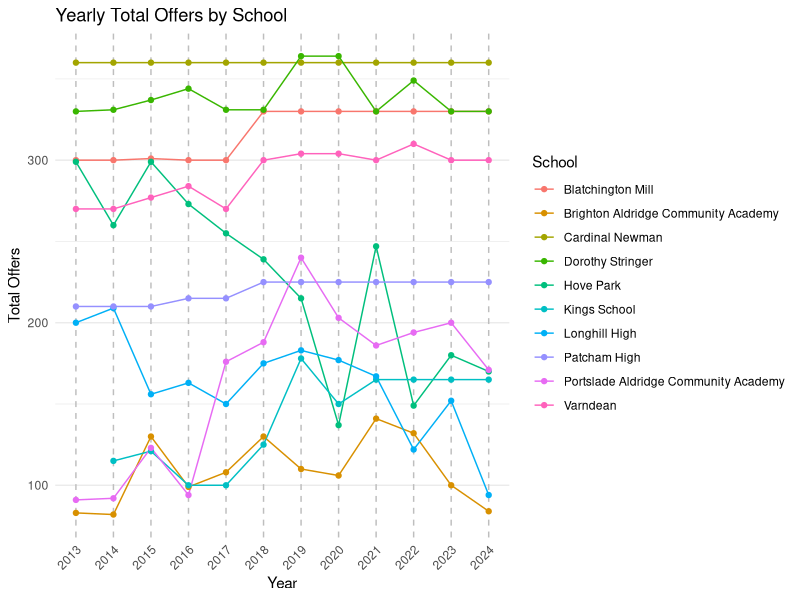
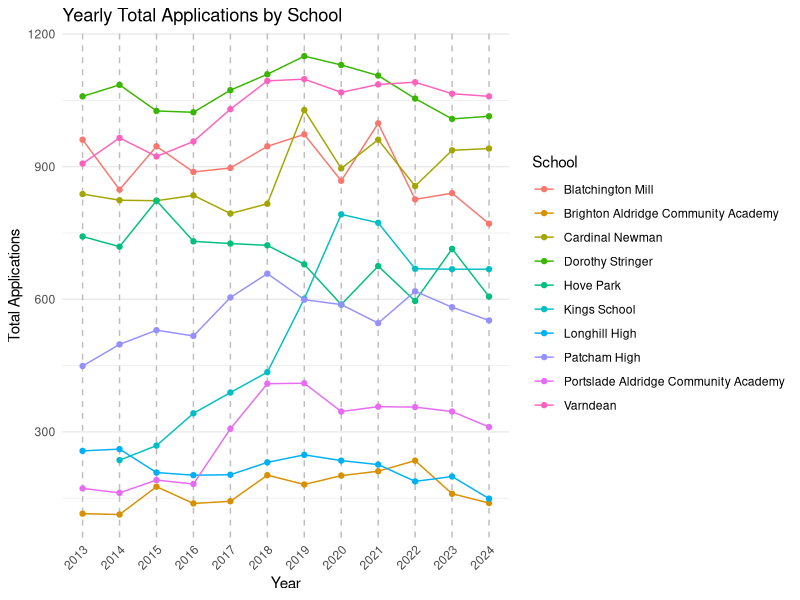
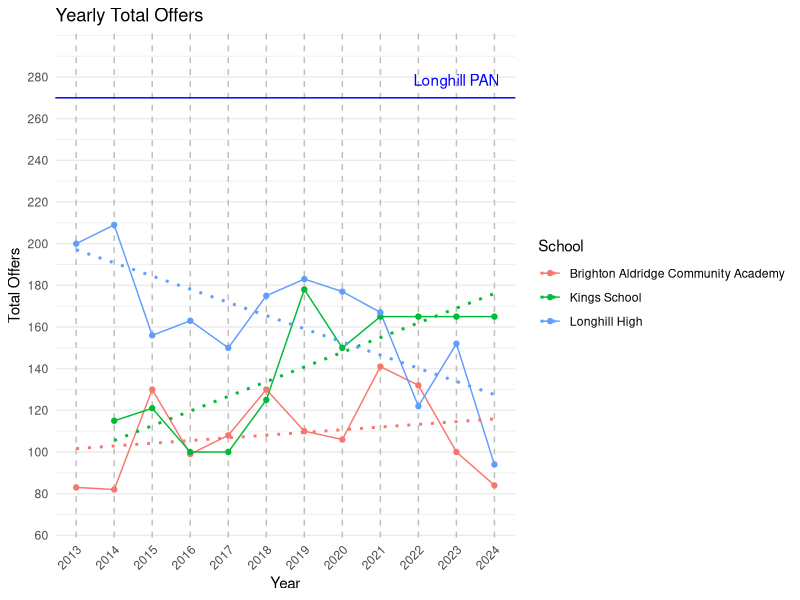
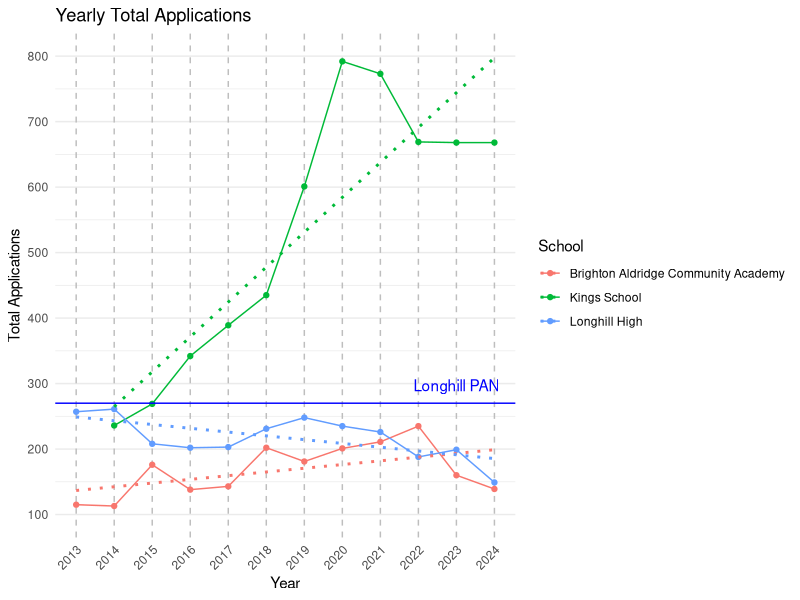
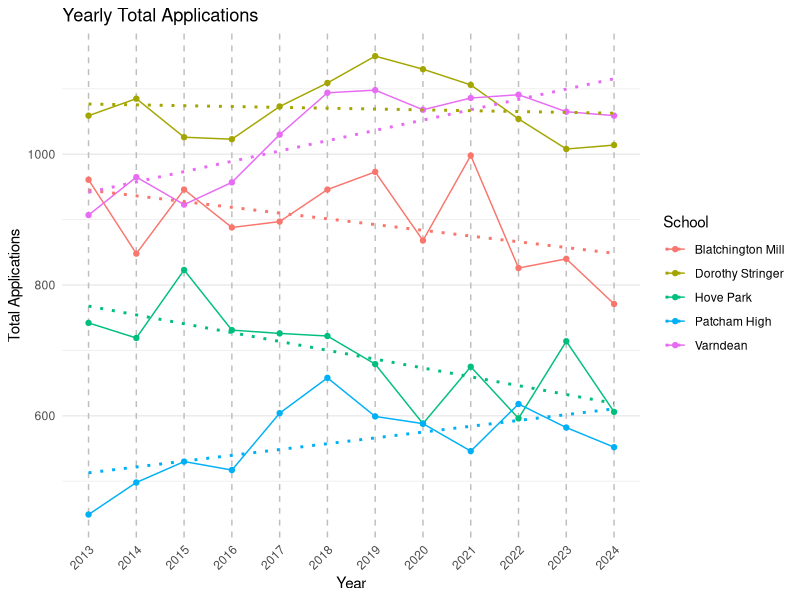
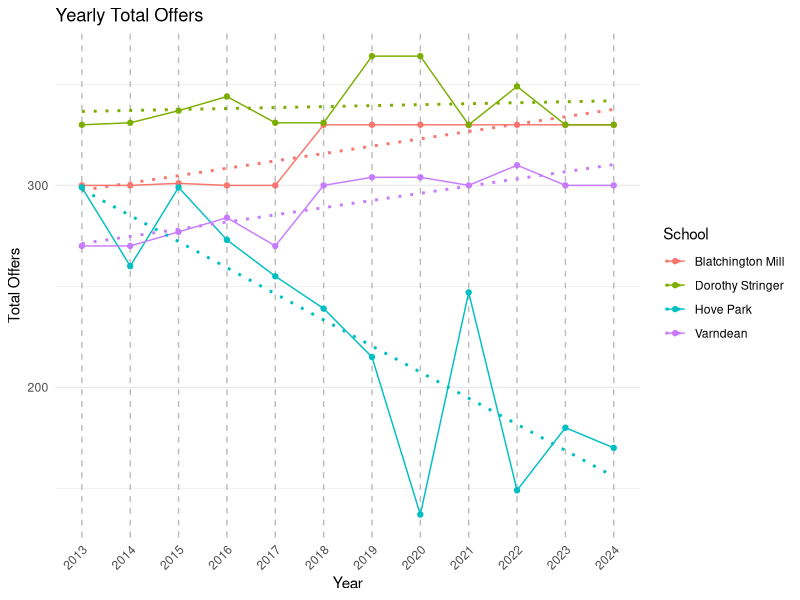

Recreate these plots in R, in order.
## ---- chunk 1
# Load necessary libraries
library(dplyr)
library(tidyr)
library(knitr)

# Create the data frame for Year 7 admissions 2025
yr_7_admissions_2025 <- data.frame(
  School = c("Blatchington Mill", "Brighton Aldridge Community Academy", "Cardinal Newman", "Dorothy Stringer",
             "Hove Park", "Kings School", "Longhill High", "Patcham High", "Portslade Aldridge Community Academy", 
             "Varndean", "Total"),
  No_1st_pref = c("258 (244)", "83 (83)", "523 (349)", "215 (186)", "130 (130)", "252 (170)", 
                            "74 (74)", "166 (166)", "175 (175)", "427 (284)", "2303 (1861)"),
  No_2nd_pref = c("273 (61)", "37 (5)", "239 (11)", "479 (127)", "242 (27)", "280 (10)", 
                            "39 (17)", "74 (18)", "87 (12)", "390 (13)", "2140 (301)"),
  No_3rd_pref = c("303 (25)", "33 (1)", "319 (0)", "228 (17)", "274 (14)", "219 (0)", 
                            "36 (1)", "235 (18)", "70 (3)", "192 (3)", "1911 (87)"),
  Total = c("834 (330)", "153 (89)", "1081 (360)", "922 (330)", "646 (171)", "751 (180*)", 
            "151 (97)", "475 (202)", "332 (190)", "1009 (300)", "6354 (2249)")
)

# Separate numbers and actual values in brackets into their own columns
yr_7_admissions_2025 <- yr_7_admissions_2025 %>%
  separate(No_1st_pref, into = c("No_1st_pref", "No_1st_pref_offer"), sep = " \\(", convert = TRUE) %>%
  separate(No_2nd_pref, into = c("No_2nd_pref", "No_2nd_pref_offer"), sep = " \\(", convert = TRUE) %>%
  separate(No_3rd_pref, into = c("No_3rd_pref", "No_3rd_pref_offer"), sep = " \\(", convert = TRUE) %>%
  separate(Total, into = c("Total", "Total_offer"), sep = " \\(", convert = TRUE)

# Remove closing parenthesis from actual values
yr_7_admissions_2025 <- yr_7_admissions_2025 %>%
  mutate(
    No_1st_pref_offer = as.numeric(gsub("\\)", "", No_1st_pref_offer)),
    No_2nd_pref_offer = as.numeric(gsub("\\)", "", No_2nd_pref_offer)),
    No_3rd_pref_offer = as.numeric(gsub("\\)", "", No_3rd_pref_offer)),
    Total_offer = as.numeric(gsub("\\)", "", Total_offer))
  )

# Create kable table
kable(yr_7_admissions_2025, caption = "Allocation Factsheet Year 7 Places September 2025")

## ---- chunk 2
library(dplyr)
library(tidyr)
library(knitr)

# Create the original data frame
yr_7_admissions_2024 <- data.frame(
  School = c("Blatchington Mill", "Brighton Aldridge Community Academy", "Cardinal Newman", "Dorothy Stringer",
             "Hove Park", "Kings School", "Longhill High", "Patcham High", "Portslade Aldridge Community Academy", 
             "Varndean", "Total"),
  No_1st_pref = c("279 (243)", "73 (73)", "466 (347)", "234 (199)", "110 (110)", "242 (159)", 
                            "80 (80)", "210 (182)", "129 (129)", "456 (293)", "2279 (1815)"),
  No_2nd_pref = c("268 (69)", "27 (6)", "203 (12)", "518 (111)", "252 (41)", "224 (6)", 
                            "30 (9)", "89 (23)", "105 (38)", "394 (7)", "2110 (322)"),
  No_3rd_pref = c("224 (18)", "39 (5)", "272 (1)", "262 (20)", "244 (19)", "202 (0)", 
                            "39 (5)", "253 (20)", "77 (4)", "209 (0)", "1821 (92)"),
  Total = c("771 (330)", "139 (84)", "941 (360)", "1014 (330)", "606 (170)", "668 (165)", 
            "149 (94)", "552 (225)", "311 (171)", "1059 (300)", "6210 (2259)")
)

# Separate numbers and actual values in brackets into their own columns
yr_7_admissions_2024 <- yr_7_admissions_2024 %>%
  separate(No_1st_pref, into = c("No_1st_pref", "No_1st_pref_offer"), sep = " \\(", convert = TRUE) %>%
  separate(No_2nd_pref, into = c("No_2nd_pref", "No_2nd_pref_offer"), sep = " \\(", convert = TRUE) %>%
  separate(No_3rd_pref, into = c("No_3rd_pref", "No_3rd_pref_offer"), sep = " \\(", convert = TRUE) %>%
  separate(Total, into = c("Total", "Total_offer"), sep = " \\(", convert = TRUE)

# Remove closing parenthesis from actual values
yr_7_admissions_2024 <- yr_7_admissions_2024 %>%
  mutate(
    No_1st_pref_offer = as.numeric(gsub("\\)", "", No_1st_pref_offer)),
    No_2nd_pref_offer = as.numeric(gsub("\\)", "", No_2nd_pref_offer)),
    No_3rd_pref_offer = as.numeric(gsub("\\)", "", No_3rd_pref_offer)),
    Total_offer = as.numeric(gsub("\\)", "", Total_offer))
  )

# Create kable table
kable(yr_7_admissions_2024, caption = "Allocation Factsheet Year 7 Places September 2024")

## ---- chunk 3
library(dplyr)
library(tidyr)
library(knitr)

# Create the original data frame
yr_7_admissions_2023 <- data.frame(
  School = c("Blatchington Mill", "Brighton Aldridge Community Academy", "Cardinal Newman", "Dorothy Stringer",
             "Hove Park", "Kings School", "Longhill", "Patcham High", "Portslade Aldridge Community Academy", 
             "Varndean", "Total"),
  No_1st_pref = c("300 (260)", "92 (92)", "451 (351)", "260 (242)", "158 (132)", "241 (162)", 
                            "134 (134)", "203 (196)", "154 (154)", "409 (292)", "2402 (2015)"),
  No_2nd_pref = c("309 (61)", "34 (5)", "189 (9)", "516 (81)", "298 (40)", "229 (3)", 
                            "38 (14)", "87 (17)", "79 (26)", "423 (8)", "2202 (264)"),
  No_3rd_pref = c("231 (9)", "34 (3)", "297 (0)", "232 (7)", "258 (8)", "198 (0)", 
                            "27 (4)", "292 (12)", "113 (20)", "233 (0)", "1915 (63)"),
  Total = c("840 (330)", "160 (100)", "937 (360)", "1008 (330)", "714 (180)", "668 (165)", 
            "199 (152)", "582 (225)", "346 (200)", "1065 (300)", "6789 (2407)")
)

# Separate numbers and actual values in brackets into their own columns
yr_7_admissions_2023 <- yr_7_admissions_2023 %>%
  separate(No_1st_pref, into = c("No_1st_pref", "No_1st_pref_offer"), sep = " \\(", convert = TRUE) %>%
  separate(No_2nd_pref, into = c("No_2nd_pref", "No_2nd_pref_offer"), sep = " \\(", convert = TRUE) %>%
  separate(No_3rd_pref, into = c("No_3rd_pref", "No_3rd_pref_offer"), sep = " \\(", convert = TRUE) %>%
  separate(Total, into = c("Total", "Total_offer"), sep = " \\(", convert = TRUE)

# Remove closing parenthesis from actual values
yr_7_admissions_2023 <- yr_7_admissions_2023 %>%
  mutate(
    No_1st_pref_offer = as.numeric(gsub("\\)", "", No_1st_pref_offer)),
    No_2nd_pref_offer = as.numeric(gsub("\\)", "", No_2nd_pref_offer)),
    No_3rd_pref_offer = as.numeric(gsub("\\)", "", No_3rd_pref_offer)),
    Total_offer = as.numeric(gsub("\\)", "", Total_offer))
  )

# Create kable table
kable(yr_7_admissions_2023, caption = "Allocation Factsheet Year 7 Places September 2023")


## ---- chunk 4
library(dplyr)
library(tidyr)
library(knitr)

# Create the original data frame
yr_7_admissions_2022 <- data.frame(
  School = c("Blatchington Mill", "Brighton Aldridge Community Academy", "Cardinal Newman", "Dorothy Stringer",
             "Hove Park", "Kings School", "Longhill", "Patcham High", "Portslade Aldridge Community Academy", 
             "Varndean", "Total"),
  No_1st_pref = c("292 (270)", "121 (121)", "381 (342)", "291 (258)", "115 (115)", "232 (160)", 
                            "104 (104)", "218 (197)", "166 (166)", "444 (303)", "2364 (2034)"),
  No_2nd_pref = c("299 (50)", "37 (8)", "182 (16)", "537 (87)", "246 (24)", "234 (3)", 
                            "39 (10)", "80 (12)", "106 (26)", "435 (6)", "2195 (245)"),
  No_3rd_pref = c("235 (10)", "77 (3)", "293 (2)", "226 (4)", "235 (10)", "203 (2)", 
                            "45 (8)", "320 (16)", "84 (2)", "212 (1)", "1930 (57)"),
  Total = c("826 (330)", "235 (132)", "856 (360)", "1054 (349)", "596 (149)", "669 (165)", 
            "188 (122)", "618 (225)", "356 (194)", "1091 (310)", "6789 (2407)")
)

# Separate numbers and actual values in brackets into their own columns
yr_7_admissions_2022 <- yr_7_admissions_2022 %>%
  separate(No_1st_pref, into = c("No_1st_pref", "No_1st_pref_offer"), sep = " \\(", convert = TRUE) %>%
  separate(No_2nd_pref, into = c("No_2nd_pref", "No_2nd_pref_offer"), sep = " \\(", convert = TRUE) %>%
  separate(No_3rd_pref, into = c("No_3rd_pref", "No_3rd_pref_offer"), sep = " \\(", convert = TRUE) %>%
  separate(Total, into = c("Total", "Total_offer"), sep = " \\(", convert = TRUE)

# Remove closing parenthesis from actual values
yr_7_admissions_2022 <- yr_7_admissions_2022 %>%
  mutate(
    No_1st_pref_offer = as.numeric(gsub("\\)", "", No_1st_pref_offer)),
    No_2nd_pref_offer = as.numeric(gsub("\\)", "", No_2nd_pref_offer)),
    No_3rd_pref_offer = as.numeric(gsub("\\)", "", No_3rd_pref_offer)),
    Total_offer = as.numeric(gsub("\\)", "", Total_offer))
  )

# Create kable table
kable(yr_7_admissions_2022, caption = "Allocation Factsheet Year 7 Places September 2022")

## ---- chunk 5
library(dplyr)
library(tidyr)
library(knitr)

# Create the original data frame
yr_7_admissions_2021 <- data.frame(
  School = c("Blatchington Mill", "Brighton Aldridge Community Academy", "Cardinal Newman", "Dorothy Stringer",
             "Hove Park", "Kings School", "Longhill", "Patcham High", "Portslade Aldridge Community Academy", 
             "Varndean", "Total"),
  No_1st_pref = c("400 (284)", "116 (116)", "414 (340)", "386 (306)", "116 (116)", "235 (150)", 
                            "145 (145)", "211 (193)", "165 (165)", "386 (296)", "2574 (2111)"),
  No_2nd_pref = c("320 (40)", "46 (9)", "226 (18)", "493 (23)", "310 (101)", "258 (14)", 
                            "35 (12)", "83 (15)", "90 (16)", "492 (4)", "2353 (252)"),
  No_3rd_pref = c("278 (6)", "49 (16)", "321 (2)", "227 (1)", "249 (30)", "280 (1)", 
                            "46 (10)", "252 (17)", "102 (5)", "208 (0)", "2012 (88)"),
  Total = c("998 (330)", "211 (141)", "961 (360)", "1106 (330)", "675 (247)", "773 (165)", 
            "226 (167)", "546 (225)", "357 (186)", "1086 (300)", "6939 (2501)")
)

# Separate numbers and actual values in brackets into their own columns
yr_7_admissions_2021 <- yr_7_admissions_2021 %>%
  separate(No_1st_pref, into = c("No_1st_pref", "No_1st_pref_offer"), sep = " \\(", convert = TRUE) %>%
  separate(No_2nd_pref, into = c("No_2nd_pref", "No_2nd_pref_offer"), sep = " \\(", convert = TRUE) %>%
  separate(No_3rd_pref, into = c("No_3rd_pref", "No_3rd_pref_offer"), sep = " \\(", convert = TRUE) %>%
  separate(Total, into = c("Total", "Total_offer"), sep = " \\(", convert = TRUE)

# Remove closing parenthesis from actual values
yr_7_admissions_2021 <- yr_7_admissions_2021 %>%
  mutate(
    No_1st_pref_offer = as.numeric(gsub("\\)", "", No_1st_pref_offer)),
    No_2nd_pref_offer = as.numeric(gsub("\\)", "", No_2nd_pref_offer)),
    No_3rd_pref_offer = as.numeric(gsub("\\)", "", No_3rd_pref_offer)),
    Total_offer = as.numeric(gsub("\\)", "", Total_offer))
  )

# Create kable table
kable(yr_7_admissions_2021, caption = "Allocation Factsheet Year 7 Places September 2021")

## ---- chunk 6
library(dplyr)
library(tidyr)
library(knitr)

# Create the original data frame for 2020
yr_7_admissions_2020 <- data.frame(
  School = c("Blatchington Mill", "Brighton Aldridge Community Academy", "Cardinal Newman", "Dorothy Stringer",
             "Hove Park", "Kings School", "Longhill", "Patcham High", "Portslade Aldridge Community Academy", 
             "Varndean", "Total"),
  No_1st_preferences = c("350 (279)", "89 (89)", "349 (311)", "438 (357)", "80 (80)", "253 (145)", 
                         "159 (159)", "219 (206)", "174 (174)", "307 (268)", "2418 (2068)"),
  No_2nd_preferences = c("281 (45)", "50 (7)", "221 (39)", "489 (7)", "227 (33)", "282 (5)", 
                         "38 (11)", "65 (11)", "95 (21)", "530 (36)", "2278 (215)"),
  No_3rd_preferences = c("237 (6)", "62 (10)", "326 (10)", "203 (0)", "281 (24)", "257 (0)", 
                         "38 (7)", "304 (8)", "77 (8)", "231 (0)", "2016 (73)"),
  Total = c("868 (330)", "201 (106)", "896 (360)", "1130 (364)", "588 (137)", "792 (150)", 
            "235 (177)", "588 (225)", "346 (203)", "1068 (304)", "")
)

# Separate numbers and actual values in brackets into their own columns with new names
yr_7_admissions_2020 <- yr_7_admissions_2020 %>%
  separate(No_1st_preferences, into = c("No_1st_pref", "No_1st_pref_offer"), sep = " \\(", convert = TRUE) %>%
  separate(No_2nd_preferences, into = c("No_2nd_pref", "No_2nd_pref_offer"), sep = " \\(", convert = TRUE) %>%
  separate(No_3rd_preferences, into = c("No_3rd_pref", "No_3rd_pref_offer"), sep = " \\(", convert = TRUE) %>%
  separate(Total, into = c("Total", "Total_offer"), sep = " \\(", convert = TRUE)

# Remove closing parenthesis from actual values
yr_7_admissions_2020 <- yr_7_admissions_2020 %>%
  mutate(
    No_1st_pref_offer = as.numeric(gsub("\\)", "", No_1st_pref_offer)),
    No_2nd_pref_offer = as.numeric(gsub("\\)", "", No_2nd_pref_offer)),
    No_3rd_pref_offer = as.numeric(gsub("\\)", "", No_3rd_pref_offer)),
    Total_offer = as.numeric(gsub("\\)", "", Total_offer))
  )

# Create kable table
kable(yr_7_admissions_2020, caption = "Allocation Factsheet Year 7 Places September 2020")


## ---- chunk 7
library(dplyr)
library(tidyr)
library(knitr)

# Create the original data frame for 2019
yr_7_admissions_2019 <- data.frame(
  School = c("Blatchington Mill", "Brighton Aldridge Community Academy", "Cardinal Newman", "Dorothy Stringer",
             "Hove Park", "Kings School", "Longhill", "Patcham High", "Portslade Aldridge Community Academy", 
             "Varndean", "Total"),
  No_1st_preferences = c("373 (282)", "92 (92)", "465 (340)", "447 (355)", "119 (119)", "188 (157)", 
                         "153 (152)", "217 (190)", "168 (164)", "304 (251)", "2526 (2102)"),
  No_2nd_preferences = c("344 (37)", "40 (11)", "219 (14)", "470 (9)", "289 (62)", "209 (17)", 
                         "33 (16)", "83 (19)", "106 (49)", "537 (47)", "2330 (281)"),
  No_3rd_preferences = c("256 (11)", "49 (7)", "344 (6)", "233 (0)", "271 (34)", "204 (4)", 
                         "62 (15)", "299 (16)", "136 (27)", "257 (6)", "2111 (126)"),
  Total = c("973 (330)", "181 (110)", "1028 (360)", "1150 (364)", "679 (215)", "601 (178)", 
            "248 (183)", "599 (225)", "410 (240)", "1098 (304)", "6967 (2509)")
)

# Separate numbers and actual values in brackets into their own columns with new names
yr_7_admissions_2019 <- yr_7_admissions_2019 %>%
  separate(No_1st_preferences, into = c("No_1st_pref", "No_1st_pref_offer"), sep = " \\(", convert = TRUE) %>%
  separate(No_2nd_preferences, into = c("No_2nd_pref", "No_2nd_pref_offer"), sep = " \\(", convert = TRUE) %>%
  separate(No_3rd_preferences, into = c("No_3rd_pref", "No_3rd_pref_offer"), sep = " \\(", convert = TRUE) %>%
  separate(Total, into = c("Total", "Total_offer"), sep = " \\(", convert = TRUE)

# Remove closing parenthesis from actual values
yr_7_admissions_2019 <- yr_7_admissions_2019 %>%
  mutate(
    No_1st_pref_offer = as.numeric(gsub("\\)", "", No_1st_pref_offer)),
    No_2nd_pref_offer = as.numeric(gsub("\\)", "", No_2nd_pref_offer)),
    No_3rd_pref_offer = as.numeric(gsub("\\)", "", No_3rd_pref_offer)),
    Total_offer = as.numeric(gsub("\\)", "", Total_offer))
  )

# Create kable table
kable(yr_7_admissions_2019, caption = "Allocation Factsheet Year 7 Places September 2019")


## ---- chunk 8
library(dplyr)
library(tidyr)
library(knitr)

# Create the original data frame for 2018
yr_7_admissions_2018 <- data.frame(
  School = c("Blatchington Mill", "Brighton Aldridge Community Academy", "Cardinal Newman", "Dorothy Stringer",
             "Hove Park", "Kings School", "Longhill", "Patcham High", "Portslade Aldridge Community Academy", 
             "Varndean", "Total"),
  No_1st_preferences = c("401 (303)", "110 (109)", "381 (342)", "413 (325)", "151 (151)", "143 (117)", 
                         "156 (156)", "226 (191)", "168 (168)", "355 (280)", "2504 (2142)"),
  No_2nd_preferences = c("288 (22)", "42 (15)", "162 (15)", "488 (6)", "345 (71)", "133 (7)", 
                         "28 (8)", "64 (13)", "108 (13)", "486 (20)", "2143 (190)"),
  No_3rd_preferences = c("257 (5)", "50 (6)", "274 (3)", "208 (0)", "226 (17)", "159 (1)", 
                         "47 (11)", "368 (21)", "133 (7)", "253 (0)", "1975 (71)"),
  Total = c("946 (330)", "202 (130)", "816 (360)", "1109 (331)", "722 (239)", "435 (125)", 
            "231 (175)", "658 (225)", "409 (188)", "1094 (300)", "6622 (2403)")
)

# Separate numbers and actual values in brackets into their own columns with new names
yr_7_admissions_2018 <- yr_7_admissions_2018 %>%
  separate(No_1st_preferences, into = c("No_1st_pref", "No_1st_pref_offer"), sep = " \\(", convert = TRUE) %>%
  separate(No_2nd_preferences, into = c("No_2nd_pref", "No_2nd_pref_offer"), sep = " \\(", convert = TRUE) %>%
  separate(No_3rd_preferences, into = c("No_3rd_pref", "No_3rd_pref_offer"), sep = " \\(", convert = TRUE) %>%
  separate(Total, into = c("Total", "Total_offer"), sep = " \\(", convert = TRUE)

# Remove closing parenthesis from actual values
yr_7_admissions_2018 <- yr_7_admissions_2018 %>%
  mutate(
    No_1st_pref_offer = as.numeric(gsub("\\)", "", No_1st_pref_offer)),
    No_2nd_pref_offer = as.numeric(gsub("\\)", "", No_2nd_pref_offer)),
    No_3rd_pref_offer = as.numeric(gsub("\\)", "", No_3rd_pref_offer)),
    Total_offer = as.numeric(gsub("\\)", "", Total_offer))
  )

# Create kable table
kable(yr_7_admissions_2018, caption = "Allocation Factsheet Year 7 Places September 2018")


## ---- chunk 9
library(dplyr)
library(tidyr)
library(knitr)

# Create the original data frame for 2017
yr_7_admissions_2017 <- data.frame(
  School = c("Blatchington Mill", "Brighton Aldridge Community Academy", "Cardinal Newman", "Dorothy Stringer",
             "Hove Park", "Kings School", "Longhill", "Patcham High", "Portslade Aldridge Community Academy", 
             "Varndean", "Total"),
  No_1st_preferences = c("336 (282)", "90 (90)", "362 (330)", "459 (327)", "198 (198)", "124 (94)", 
                         "131 (131)", "211 (185)", "158 (158)", "304 (228)", "2373 (2023)"),
  No_2nd_preferences = c("323 (14)", "22 (9)", "154 (20)", "455 (3)", "299 (45)", "123 (4)", 
                         "33 (8)", "90 (12)", "65 (13)", "482 (35)", "2046 (163)"),
  No_3rd_preferences = c("238 (4)", "31 (9)", "278 (10)", "159 (1)", "229 (12)", "142 (2)", 
                         "39 (11)", "303 (18)", "84 (5)", "244 (7)", "1747 (79)"),
  Total = c("897 (300)", "143 (108)", "794 (360)", "1073 (331)", "726 (255)", "389 (100)", 
            "203 (150)", "604 (215)", "307 (176)", "1030 (270)", "6167 (2282)")
)

# Separate numbers and actual values in brackets into their own columns with new names
yr_7_admissions_2017 <- yr_7_admissions_2017 %>%
  separate(No_1st_preferences, into = c("No_1st_pref", "No_1st_pref_offer"), sep = " \\(", convert = TRUE) %>%
  separate(No_2nd_preferences, into = c("No_2nd_pref", "No_2nd_pref_offer"), sep = " \\(", convert = TRUE) %>%
  separate(No_3rd_preferences, into = c("No_3rd_pref", "No_3rd_pref_offer"), sep = " \\(", convert = TRUE) %>%
  separate(Total, into = c("Total", "Total_offer"), sep = " \\(", convert = TRUE)

# Remove closing parenthesis from actual values
yr_7_admissions_2017 <- yr_7_admissions_2017 %>%
  mutate(
    No_1st_pref_offer = as.numeric(gsub("\\)", "", No_1st_pref_offer)),
    No_2nd_pref_offer = as.numeric(gsub("\\)", "", No_2nd_pref_offer)),
    No_3rd_pref_offer = as.numeric(gsub("\\)", "", No_3rd_pref_offer)),
    Total_offer = as.numeric(gsub("\\)", "", Total_offer))
  )

# Create kable table
kable(yr_7_admissions_2017, caption = "Allocation Factsheet Year 7 Places September 2017")


## ---- chunk 10
library(dplyr)
library(tidyr)
library(knitr)

# Create the original data frame for 2016
yr_7_admissions_2016 <- data.frame(
  School = c("Blatchington Mill", "Brighton Aldridge Community Academy", "Cardinal Newman", "Dorothy Stringer",
             "Hove Park", "Kings School", "Longhill", "Patcham High", "Portslade Aldridge Community Academy", 
             "Varndean", "Total"),
  No_1st_preferences = c("410 (292)", "87 (87)", "375 (338)", "495 (337)", "172 (172)", "98 (90)", 
                         "138 (138)", "217 (185)", "85 (85)", "219 (176)", "2296 (1900)"),
  No_2nd_preferences = c("289 (6)", "24 (7)", "130 (17)", "337 (7)", "335 (82)", "102 (9)", 
                         "31 (14)", "63 (20)", "39 (8)", "521 (100)", "1871 (270)"),
  No_3rd_preferences = c("189 (2)", "27 (5)", "330 (5)", "191 (0)", "224 (19)", "142 (1)", 
                         "33 (11)", "237 (10)", "58 (1)", "217 (8)", "1648 (62)"),
  Total = c("888 (300)", "138 (99)", "835 (360)", "1023 (344)", "731 (273)", "342 (100)", 
            "202 (163)", "517 (215)", "182 (94)", "957 (284)", "5815 (2232)")
)

# Separate numbers and actual values in brackets into their own columns with new names
yr_7_admissions_2016 <- yr_7_admissions_2016 %>%
  separate(No_1st_preferences, into = c("No_1st_pref", "No_1st_pref_offer"), sep = " \\(", convert = TRUE) %>%
  separate(No_2nd_preferences, into = c("No_2nd_pref", "No_2nd_pref_offer"), sep = " \\(", convert = TRUE) %>%
  separate(No_3rd_preferences, into = c("No_3rd_pref", "No_3rd_pref_offer"), sep = " \\(", convert = TRUE) %>%
  separate(Total, into = c("Total", "Total_offer"), sep = " \\(", convert = TRUE)

# Remove closing parenthesis from actual values
yr_7_admissions_2016 <- yr_7_admissions_2016 %>%
  mutate(
    No_1st_pref_offer = as.numeric(gsub("\\)", "", No_1st_pref_offer)),
    No_2nd_pref_offer = as.numeric(gsub("\\)", "", No_2nd_pref_offer)),
    No_3rd_pref_offer = as.numeric(gsub("\\)", "", No_3rd_pref_offer)),
    Total_offer = as.numeric(gsub("\\)", "", Total_offer))
  )

# Create kable table
kable(yr_7_admissions_2016, caption = "Allocation Factsheet Year 7 Places September 2016")


## ---- chunk 11
library(dplyr)
library(tidyr)
library(knitr)

# Create the original data frame for 2015
yr_7_admissions_2015 <- data.frame(
  School = c("Blatchington Mill", "Brighton Aldridge Community Academy", "Cardinal Newman", "Dorothy Stringer",
             "Hove Park", "Kings School", "Longhill", "Patcham High", "Portslade Aldridge Community Academy", 
             "Varndean", "Total"),
  No_1st_preferences = c("389 (287)", "120 (120)", "385 (345)", "471 (329)", "215 (200)", "90 (90)", 
                         "141 (141)", "208 (184)", "86 (86)", "210 (176)", "2315 (1958)"),
  No_2nd_preferences = c("323 (13)", "17 (4)", "132 (13)", "366 (4)", "387 (77)", "71 (17)", 
                         "34 (9)", "72 (13)", "35 (24)", "480 (94)", "1917 (268)"),
  No_3rd_preferences = c("234 (1)", "39 (6)", "306 (2)", "189 (4)", "220 (22)", "108 (14)", 
                         "33 (6)", "250 (13)", "70 (13)", "233 (7)", "1682 (88)"),
  Total = c("946 (301)", "176 (130)", "823 (360)", "1026 (337)", "823 (299)", "269 (121)", 
            "208 (156)", "530 (210)", "191 (123)", "923 (277)", "5915 (2214)")
)

# Separate numbers and actual values in brackets into their own columns with new names
yr_7_admissions_2015 <- yr_7_admissions_2015 %>%
  separate(No_1st_preferences, into = c("No_1st_pref", "No_1st_pref_offer"), sep = " \\(", convert = TRUE) %>%
  separate(No_2nd_preferences, into = c("No_2nd_pref", "No_2nd_pref_offer"), sep = " \\(", convert = TRUE) %>%
  separate(No_3rd_preferences, into = c("No_3rd_pref", "No_3rd_pref_offer"), sep = " \\(", convert = TRUE) %>%
  separate(Total, into = c("Total", "Total_offer"), sep = " \\(", convert = TRUE)

# Remove closing parenthesis from actual values
yr_7_admissions_2015 <- yr_7_admissions_2015 %>%
  mutate(
    No_1st_pref_offer = as.numeric(gsub("\\)", "", No_1st_pref_offer)),
    No_2nd_pref_offer = as.numeric(gsub("\\)", "", No_2nd_pref_offer)),
    No_3rd_pref_offer = as.numeric(gsub("\\)", "", No_3rd_pref_offer)),
    Total_offer = as.numeric(gsub("\\)", "", Total_offer))
  )

# Create kable table
kable(yr_7_admissions_2015, caption = "Allocation Factsheet Year 7 Places September 2015")


## ---- chunk 12
library(dplyr)
library(tidyr)
library(knitr)

# Create the original data frame for 2014
yr_7_admissions_2014 <- data.frame(
  School = c("Blatchington Mill", "Brighton Aldridge Community Academy", "Cardinal Newman", "Dorothy Stringer",
             "Hove Park", "Kings School", "Longhill", "Patcham High", "Portslade Aldridge Community Academy", 
             "Varndean", "Total"),
  No_1st_preferences = c("349 (286)", "68 (68)", "393 (355)", "493 (316)", "181 (181)", "105 (105)", "191 (191)"  ,"209 (179)", "85 (85)", "216 (165)", "2290 (1931)"),
  No_2nd_preferences = c("287 (11)", "18 (5)", "135 (3)", "414 (15)", "343 (58)", "54 (7)", "38 (12)" ,"67 (11)", "38 (6)", "495 (95)", "1889 (223)"),
  No_3rd_preferences = c("212 (3)", "27 (9)", "296 (2)", "178 (0)", "195 (21)", "77 (3)", "32 (6)"  ,"222 (20)", "39 (1)", "254 (10)", "1532 (75)"),
  Total = c("848 (300)", "113 (82)", "824 (360)", "1085 (331)", "719 (260)", "236 (115)", "261 (209)" ,"498 (210)", "162 (92)", "965 (270)", "6654 (1975)")
)

# Separate numbers and actual values in brackets into their own columns with new names
yr_7_admissions_2014 <- yr_7_admissions_2014 %>%
  separate(No_1st_preferences, into = c("No_1st_pref", "No_1st_pref_offer"), sep = " \\(", convert = TRUE) %>%
  separate(No_2nd_preferences, into = c("No_2nd_pref", "No_2nd_pref_offer"), sep = " \\(", convert = TRUE) %>%
  separate(No_3rd_preferences, into = c("No_3rd_pref", "No_3rd_pref_offer"), sep = " \\(", convert = TRUE) %>%
  separate(Total, into = c("Total", "Total_offer"), sep = " \\(", convert = TRUE)

# Remove closing parenthesis from actual values
yr_7_admissions_2014 <- yr_7_admissions_2014 %>%
  mutate(
    No_1st_pref_offer = as.numeric(gsub("\\)", "", No_1st_pref_offer)),
    No_2nd_pref_offer = as.numeric(gsub("\\)", "", No_2nd_pref_offer)),
    No_3rd_pref_offer = as.numeric(gsub("\\)", "", No_3rd_pref_offer)),
    Total_offer = as.numeric(gsub("\\)", "", Total_offer))
  )

# Create kable table
kable(yr_7_admissions_2014, caption = "Allocation Factsheet Year 7 Places September 2014")


## ---- chunk 13
library(dplyr)
library(tidyr)
library(knitr)

# Create the original data frame for 2013
yr_7_admissions_2013 <- data.frame(
  School = c("Blatchington Mill", "Brighton Aldridge Community Academy", "Cardinal Newman", "Dorothy Stringer",
             "Hove Park", "Longhill", "Patcham High", "Portslade Aldridge Community Academy", "Varndean", "Total"),
  No_1st_preferences = c("400 (285)", "79 (79)", "409 (354)", "507 (326)", "175 (175)", "188 (188)", 
                         "186 (180)", "80 (80)", "169 (142)", "2193 (1809)"),
  No_2nd_preferences = c("333 (14)", "17 (3)", "129 (5)", "370 (4)", "333 (95)", "26 (8)", 
                         "65 (17)", "30 (9)", "485 (110)", "1788 (265)"),
  No_3rd_preferences = c("228 (1)", "19 (1)", "300 (1)", "182 (0)", "234 (29)", "43 (4)", 
                         "198 (13)", "62 (2)", "253 (18)", "1519 (69)"),
  Total = c("961 (300)", "115 (83)", "838 (360)", "1059 (330)", "742 (299)", "257 (200)", 
            "449 (210)", "172 (91)", "907 (270)", "5500 (2143)")
)

# Separate numbers and actual values in brackets into their own columns with new names
yr_7_admissions_2013 <- yr_7_admissions_2013 %>%
  separate(No_1st_preferences, into = c("No_1st_pref", "No_1st_pref_offer"), sep = " \\(", convert = TRUE) %>%
  separate(No_2nd_preferences, into = c("No_2nd_pref", "No_2nd_pref_offer"), sep = " \\(", convert = TRUE) %>%
  separate(No_3rd_preferences, into = c("No_3rd_pref", "No_3rd_pref_offer"), sep = " \\(", convert = TRUE) %>%
  separate(Total, into = c("Total", "Total_offer"), sep = " \\(", convert = TRUE)

# Remove closing parenthesis from actual values
yr_7_admissions_2013 <- yr_7_admissions_2013 %>%
  mutate(
    No_1st_pref_offer = as.numeric(gsub("\\)", "", No_1st_pref_offer)),
    No_2nd_pref_offer = as.numeric(gsub("\\)", "", No_2nd_pref_offer)),
    No_3rd_pref_offer = as.numeric(gsub("\\)", "", No_3rd_pref_offer)),
    Total_offer = as.numeric(gsub("\\)", "", Total_offer))
  )

# Create kable table
kable(yr_7_admissions_2013, caption = "Allocation Factsheet Year 7 Places September 2013")


## ---- chunk 14
library(dplyr)
library(tidyr)

# List of data frames
data_frames <- list(yr_7_admissions_2013, yr_7_admissions_2014, yr_7_admissions_2015, yr_7_admissions_2016, yr_7_admissions_2017,
                    yr_7_admissions_2018, yr_7_admissions_2019, yr_7_admissions_2020, yr_7_admissions_2021,
                    yr_7_admissions_2022, yr_7_admissions_2023, yr_7_admissions_2024)

# Assign years to each data frame
years <- 2013:2024

# Combine data frames with a year column
combined_data <- bind_rows(lapply(seq_along(data_frames), function(i) {
  mutate(data_frames[[i]], Year = years[i])
}))

# Reshape to long format
combined_data_long <- combined_data %>%
  select(School, Year, No_1st_pref, No_1st_pref_offer, No_2nd_pref, No_2nd_pref_offer,
         No_3rd_pref, No_3rd_pref_offer, Total, Total_offer)

# Arrange the data
combined_data_long <- combined_data_long %>%
  arrange(Year, School)

# View the combined long format data
#print(combined_data_long)

# Update school names to ensure consistency
combined_data_long <- combined_data_long %>%
  mutate(School = ifelse(School == "Longhill", "Longhill High", School))

# Verify the changes
unique(combined_data_long$School)

## ---- chunk 15
library(ggplot2)

# Filter out the "Total" from the combined data
combined_data_long_filtered <- combined_data_long %>%
  filter(School != "Total")

# Create the plot
ggplot(combined_data_long_filtered, aes(x = Year, y = Total_offer, color = School, group = School)) +
  geom_line() +
  geom_point() +
  xlab("Year") +
  ylab("Total Offers") +
  theme_minimal() +
  ggtitle("Yearly Total Offers by School") +
  scale_x_continuous(breaks = seq(min(combined_data_long_filtered$Year), max(combined_data_long_filtered$Year), by = 1)) +
  theme(
    axis.text.x = element_text(angle = 45, hjust = 1),
    panel.grid.major.x = element_line(color = "grey", linetype = "dashed"),
    panel.grid.minor.x = element_blank()
  ) 

## ---- chunk 16
library(ggplot2)

# Filter out the "Total" from the combined data
combined_data_long_filtered <- combined_data_long %>%
  filter(School != "Total")

# Create the plot
ggplot(combined_data_long_filtered, aes(x = Year, y = Total, color = School, group = School)) +
  geom_line() +
  geom_point() +
  xlab("Year") +
  ylab("Total Applications") +
  theme_minimal() +
  ggtitle("Yearly Total Applications by School") +
  scale_x_continuous(breaks = seq(min(combined_data_long_filtered$Year), max(combined_data_long_filtered$Year), by = 1)) +
  theme(
    axis.text.x = element_text(angle = 45, hjust = 1),
    panel.grid.major.x = element_line(color = "grey", linetype = "dashed"),
    panel.grid.minor.x = element_blank()
  ) 

## ---- chunk 17
# Filter data for the specified schools
selected_schools <- combined_data_long %>%
  filter(School %in% c("Longhill High", "Kings School", "Brighton Aldridge Community Academy"))

# Create the plot
ggplot(selected_schools, aes(x = Year, y = Total_offer, color = School, group = School)) +
  geom_line() +
  geom_point() +
  geom_smooth(method = "lm", se = FALSE, linetype = "dotted") +
  xlab("Year") +
  ylab("Total Offers") +
  theme_minimal() +
  ggtitle("Yearly Total Offers") +
  scale_x_continuous(breaks = seq(min(combined_data_long_filtered$Year), max(combined_data_long_filtered$Year), by = 1)) +
  scale_y_continuous(limits = c(70, 290), breaks = seq(0, 280, by = 20)) +
  theme(
    axis.text.x = element_text(angle = 45, hjust = 1),
    panel.grid.major.x = element_line(color = "grey", linetype = "dashed"),
    panel.grid.minor.x = element_blank()
  ) +
  geom_hline(yintercept = 270, color = "blue", linetype = "solid") +
  annotate("text", x = max(combined_data_long_filtered$Year) - 1, y = 270, label = "Longhill PAN", color = "blue", vjust = -1)


## ---- chunk 18
# Filter data for the specified schools
selected_schools <- combined_data_long %>%
  filter(School %in% c("Longhill High", "Kings School", "Brighton Aldridge Community Academy"))

# Create the plot
ggplot(selected_schools, aes(x = Year, y = Total, color = School, group = School)) +
  geom_line() +
  geom_point() +
  geom_smooth(method = "lm", se = FALSE, linetype = "dotted") +
  xlab("Year") +
  ylab("Total Applications") +
  theme_minimal() +
  ggtitle("Yearly Total Applications") +
  scale_x_continuous(breaks = seq(min(combined_data_long_filtered$Year), max(combined_data_long_filtered$Year), by = 1)) +
  scale_y_continuous(limits = c(100, 800), breaks = seq(100, 800, by = 100)) +
  theme(
    axis.text.x = element_text(angle = 45, hjust = 1),
    panel.grid.major.x = element_line(color = "grey", linetype = "dashed"),
    panel.grid.minor.x = element_blank()
  ) +
  geom_hline(yintercept = 270, color = "blue", linetype = "solid") +
  annotate("text", x = max(combined_data_long_filtered$Year) - 1, y = 270, label = "Longhill PAN", color = "blue", vjust = -1)

## ---- chunk 19
# Filter data for the specified schools
selected_schools <- combined_data_long %>%
  filter(School %in% c("Varndean", "Dorothy Stringer", "Hove Park", "Blatchington Mill", "Patcham High"))

# Create the plot
ggplot(selected_schools, aes(x = Year, y = Total, color = School, group = School)) +
  geom_line() +
  geom_point() +
  geom_smooth(method = "lm", se = FALSE, linetype = "dotted") +
  xlab("Year") +
  ylab("Total Applications") +
  theme_minimal() +
  ggtitle("Yearly Total Applications") +
  scale_x_continuous(breaks = seq(min(combined_data_long_filtered$Year), max(combined_data_long_filtered$Year), by = 1)) +
  theme(
    axis.text.x = element_text(angle = 45, hjust = 1),
    panel.grid.major.x = element_line(color = "grey", linetype = "dashed"),
    panel.grid.minor.x = element_blank()
  ) 
## ---- chunk 20
# Filter data for the specified schools
selected_schools <- combined_data_long %>%
  filter(School %in% c("Varndean", "Dorothy Stringer", "Hove Park", "Blatchington Mill"))

# Create the plot
ggplot(selected_schools, aes(x = Year, y = Total_offer, color = School, group = School)) +
  geom_line() +
  geom_point() +
  geom_smooth(method = "lm", se = FALSE, linetype = "dotted") +
  xlab("Year") +
  ylab("Total Offers") +
  theme_minimal() +
  ggtitle("Yearly Total Offers") +
  scale_x_continuous(breaks = seq(min(combined_data_long_filtered$Year), max(combined_data_long_filtered$Year), by = 1)) +
  theme(
    axis.text.x = element_text(angle = 45, hjust = 1),
    panel.grid.major.x = element_line(color = "grey", linetype = "dashed"),
    panel.grid.minor.x = element_blank()
  ) 

